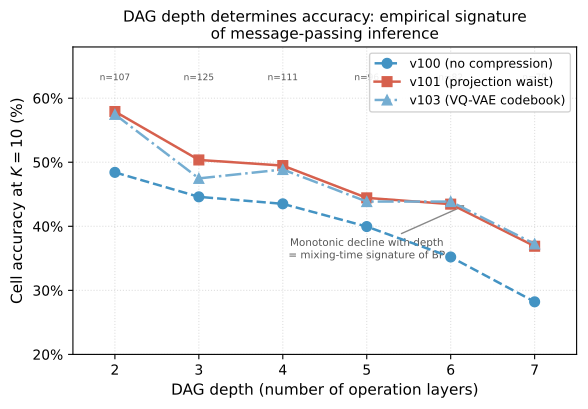

This chart was generated by the following Python code:
"""
Figure 3: Cell accuracy vs DAG depth at K=10
Data from /tmp/cross_ksweep.log, K=10 sections for v100, v101_peak, v103
"""

import numpy as np
import matplotlib
matplotlib.use("Agg")
import matplotlib.pyplot as plt
import os

# --- Data from cross_ksweep.log K=10 sections ---
depths = [2, 3, 4, 5, 6, 7]

# v100 K=10
v100_acc = [0.4842, 0.4460, 0.4351, 0.3996, 0.3521, 0.2821]
# v101_peak K=10
v101_acc = [0.5792, 0.5036, 0.4948, 0.4444, 0.4346, 0.3689]
# v103 K=10
v103_acc = [0.5747, 0.4748, 0.4887, 0.4386, 0.4386, 0.3725]

# n per depth (from log, same for all architectures at K=10)
n_per_depth = [107, 125, 111, 96, 82, 79]

data = {
    "v100 (no compression)":   (v100_acc, "#4393c3", "o", "--"),
    "v101 (projection waist)": (v101_acc, "#d6604d", "s", "-"),
    "v103 (VQ-VAE codebook)":  (v103_acc, "#74add1", "^", "-."),
}

fig, ax = plt.subplots(figsize=(6.0, 4.2))

for label, (acc, color, marker, ls) in data.items():
    pct = [100 * a for a in acc]
    ax.plot(depths, pct, marker=marker, color=color, lw=1.8, ms=7,
            linestyle=ls, label=label, zorder=4)

# Annotate n per depth at top
for d, n in zip(depths, n_per_depth):
    ax.text(d, 62.5, f"n={n}", ha="center", va="bottom", fontsize=6.5, color="#555")

ax.set_xlabel("DAG depth (number of operation layers)", fontsize=11)
ax.set_ylabel("Cell accuracy at $K=10$ (%)", fontsize=11)
ax.set_title("DAG depth determines accuracy: empirical signature\nof message-passing inference", fontsize=11, pad=6)
ax.set_xticks(depths)
ax.set_xlim(1.5, 7.5)
ax.set_ylim(20, 68)
ax.yaxis.set_major_formatter(plt.FuncFormatter(lambda x, _: f"{x:.0f}%"))
ax.legend(fontsize=9, loc="upper right", framealpha=0.9)
ax.grid(True, ls=":", alpha=0.4)

# Annotate monotonic decline
ax.annotate("Monotonic decline with depth\n= mixing-time signature of BP",
            xy=(6.2, 100 * v101_acc[4]), xytext=(5.0, 35),
            fontsize=7.5, color="#555",
            arrowprops=dict(arrowstyle="->", color="#888", lw=1.0),
            ha="center")

fig.tight_layout()

out_dir = os.path.dirname(os.path.abspath(__file__))
fig.savefig(os.path.join(out_dir, "fig3_depth_correlation.png"), dpi=200, bbox_inches="tight")
fig.savefig(os.path.join(out_dir, "fig3_depth_correlation.pdf"), bbox_inches="tight")
print("Saved fig3_depth_correlation.{png,pdf}")
